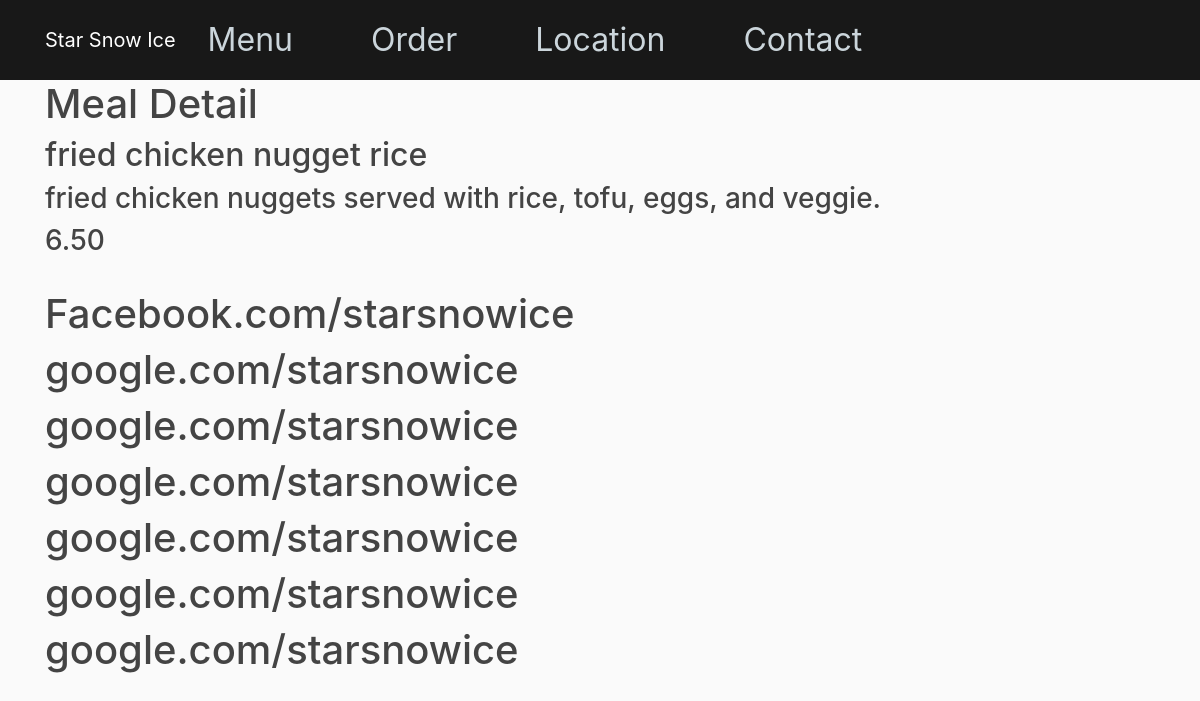
Screenshot of /meals/fried-chicken-nugget-rice with the database file from the repository.
### meals/models.py (models this page shows, shortened)
class Meals(models.Model):
    name = models.CharField(max_length=50)
    description = models.TextField(max_length = 500)
    price = models.DecimalField(max_digits=5, decimal_places = 2)
    image = models.ImageField(upload_to = 'meals/')
    slug = models.SlugField(blank=True, null=True)
    def __str__(self):
        return self.name
    class Meta:
        verbose_name = 'meal'
        verbose_name_plural = 'meals'

### meals/views.py (the view)
# urls.py: path('meals/<slug:slug>',views.meal_detail, name='meal_detail')
def meal_detail(request,slug):
    meal_detail = Meals.objects.get(slug = slug)
    context = {'meal_detail':meal_detail}
    return render(request, 'Meals/detail.html', context)

### meals/templates/Meals/detail.html (shortened to what this page needs)
{% extends "design/base.html" %}
{% block content %}
    <h1> Meal Detail</h1>
    <h2>{{meal_detail}}</h2>
    <h3>{{meal_detail.description}}</h3>
    <h3>{{meal_detail.price}}</h3>
{% endblock content%}

### meals/static/meals/main.css (style rules this page uses)
body { background: #fafafa; color: #333333; margin-top: 5rem; }
h1, h2, h3, h4, h5, h6 { color: #444444; }

### rows the page displays
Meals: name "fried chicken nugget rice", description "fried chicken nuggets served with rice, tofu, eggs, and veggie.", price "6.50"
